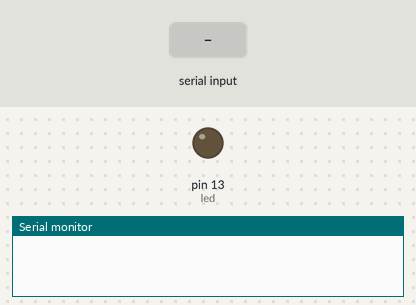
Simulated run of this sketch. Board: Arduino Uno, built with avr-gcc and run on an emulated ATmega328P. Shown: output pins drawn as LEDs (lit = HIGH), the last lines printed to the serial monitor. The inputs (shaded band) are chosen by the test bench.

Above: at 1.2 s.
1.3 s: "1" received over Serial
At 1.7 s:
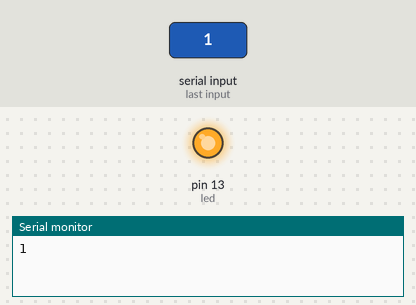
Timing chart, 0 to 4.3 s (numbered marks = the images above; inputs shaded):
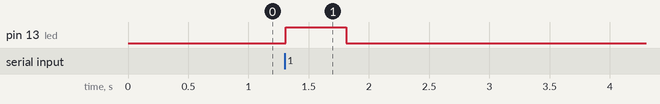

Measured:
- after the input at 1.3 s, pin 13 (led): LOW → HIGH at once, → LOW 0.50 s later

The sketch:

arquivo.ino
```cpp
int led = 13;
int i =0;
int j = 0;
void setup() {
 pinMode(led, OUTPUT);
 Serial.begin(9600);
 digitalWrite(led,LOW);
 Serial.flush();
}

/**
 * Função que lê uma string da Serial
 * e retorna-a
 */
 void pisca() {
   for (;i>0;i--) {
  digitalWrite(led, HIGH);
      delay(500);
      digitalWrite(led, LOW);
      delay(500);
   }
}
String leStringSerial(){
  String conteudo = "";
  char caractere;


  // Enquanto receber algo pela serial
  while(Serial.available() > 0) {
    // Lê byte da serial
    caractere = Serial.read();
    // Concatena valores
    conteudo.concat(caractere);
    // Aguarda buffer serial ler próximo caractere
    delay(10);
    i++;
    Serial.print(conteudo);
  }
  pisca();
  //Serial.print("Recebi: ");
 // Serial.println(conteudo);

  return conteudo;
}


void loop() {

    String recebido = leStringSerial();

}
```
